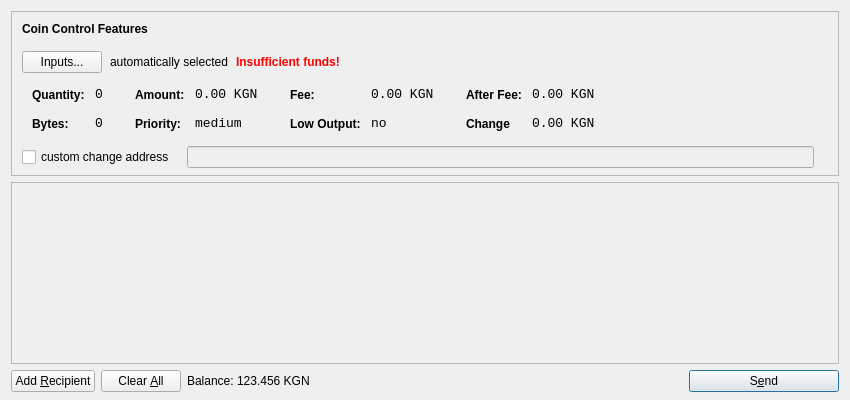
<?xml version="1.0" encoding="UTF-8"?>
<ui version="4.0">
 <class>SendCoinsDialog</class>
 <widget class="QDialog" name="SendCoinsDialog">
  <property name="geometry">
   <rect>
    <x>0</x>
    <y>0</y>
    <width>850</width>
    <height>400</height>
   </rect>
  </property>
  <property name="windowTitle">
   <string>Send Coins</string>
  </property>
  <layout class="QVBoxLayout" name="verticalLayout" stretch="0,1,0">
   <property name="bottomMargin">
    <number>8</number>
   </property>
   <item>
    <widget class="QFrame" name="frameCoinControl">
     <property name="sizePolicy">
      <sizepolicy hsizetype="Expanding" vsizetype="Expanding">
       <horstretch>0</horstretch>
       <verstretch>0</verstretch>
      </sizepolicy>
     </property>
     <property name="maximumSize">
      <size>
       <width>16777215</width>
       <height>16777215</height>
      </size>
     </property>
     <property name="frameShape">
      <enum>QFrame::StyledPanel</enum>
     </property>
     <property name="frameShadow">
      <enum>QFrame::Sunken</enum>
     </property>
     <layout class="QVBoxLayout" name="verticalLayoutCoinControl2">
      <property name="spacing">
       <number>-1</number>
      </property>
      <property name="leftMargin">
       <number>0</number>
      </property>
      <property name="topMargin">
       <number>0</number>
      </property>
      <property name="rightMargin">
       <number>0</number>
      </property>
      <property name="bottomMargin">
       <number>6</number>
      </property>
      <item>
       <layout class="QVBoxLayout" name="verticalLayoutCoinControl" stretch="0,0,0,0,1">
        <property name="spacing">
         <number>0</number>
        </property>
        <property name="leftMargin">
         <number>10</number>
        </property>
        <property name="topMargin">
         <number>10</number>
        </property>
        <item>
         <layout class="QHBoxLayout" name="horizontalLayoutCoinControl1">
          <property name="bottomMargin">
           <number>15</number>
          </property>
          <item>
           <widget class="QLabel" name="labelCoinControlFeatures">
            <property name="sizePolicy">
             <sizepolicy hsizetype="Preferred" vsizetype="Maximum">
              <horstretch>0</horstretch>
              <verstretch>0</verstretch>
             </sizepolicy>
            </property>
            <property name="font">
             <font>
              <weight>75</weight>
              <bold>true</bold>
             </font>
            </property>
            <property name="styleSheet">
             <string notr="true">font-weight:bold;</string>
            </property>
            <property name="text">
             <string>Coin Control Features</string>
            </property>
           </widget>
          </item>
         </layout>
        </item>
        <item>
         <layout class="QHBoxLayout" name="horizontalLayoutCoinControl2" stretch="0,0,0,0">
          <property name="spacing">
           <number>8</number>
          </property>
          <property name="bottomMargin">
           <number>10</number>
          </property>
          <item>
           <widget class="QPushButton" name="pushButtonCoinControl">
            <property name="styleSheet">
             <string notr="true"/>
            </property>
            <property name="text">
             <string>Inputs...</string>
            </property>
           </widget>
          </item>
          <item>
           <widget class="QLabel" name="labelCoinControlAutomaticallySelected">
            <property name="text">
             <string>automatically selected</string>
            </property>
            <property name="margin">
             <number>5</number>
            </property>
           </widget>
          </item>
          <item>
           <widget class="QLabel" name="labelCoinControlInsuffFunds">
            <property name="font">
             <font>
              <weight>75</weight>
              <bold>true</bold>
             </font>
            </property>
            <property name="styleSheet">
             <string notr="true">color:red;font-weight:bold;</string>
            </property>
            <property name="text">
             <string>Insufficient funds!</string>
            </property>
            <property name="margin">
             <number>5</number>
            </property>
           </widget>
          </item>
          <item>
           <spacer name="horizontalSpacerCoinControl">
            <property name="orientation">
             <enum>Qt::Horizontal</enum>
            </property>
            <property name="sizeHint" stdset="0">
             <size>
              <width>40</width>
              <height>1</height>
             </size>
            </property>
           </spacer>
          </item>
         </layout>
        </item>
        <item>
         <widget class="QWidget" name="widgetCoinControl" native="true">
          <property name="sizePolicy">
           <sizepolicy hsizetype="Preferred" vsizetype="Preferred">
            <horstretch>0</horstretch>
            <verstretch>0</verstretch>
           </sizepolicy>
          </property>
          <property name="minimumSize">
           <size>
            <width>0</width>
            <height>0</height>
           </size>
          </property>
          <property name="styleSheet">
           <string notr="true"/>
          </property>
          <layout class="QHBoxLayout" name="horizontalLayoutCoinControl5">
           <property name="margin">
            <number>0</number>
           </property>
           <item>
            <layout class="QHBoxLayout" name="horizontalLayoutCoinControl3" stretch="0,0,0,1">
             <property name="spacing">
              <number>20</number>
             </property>
             <property name="topMargin">
              <number>0</number>
             </property>
             <property name="bottomMargin">
              <number>10</number>
             </property>
             <item>
              <layout class="QFormLayout" name="formLayoutCoinControl1">
               <property name="horizontalSpacing">
                <number>10</number>
               </property>
               <property name="verticalSpacing">
                <number>14</number>
               </property>
               <property name="leftMargin">
                <number>10</number>
               </property>
               <property name="topMargin">
                <number>4</number>
               </property>
               <property name="rightMargin">
                <number>6</number>
               </property>
               <item row="0" column="0">
                <widget class="QLabel" name="labelCoinControlQuantityText">
                 <property name="styleSheet">
                  <string notr="true">font-weight:bold;</string>
                 </property>
                 <property name="text">
                  <string>Quantity:</string>
                 </property>
                 <property name="margin">
                  <number>0</number>
                 </property>
                </widget>
               </item>
               <item row="0" column="1">
                <widget class="QLabel" name="labelCoinControlQuantity">
                 <property name="font">
                  <font>
                   <family>Monospace</family>
                   <pointsize>10</pointsize>
                  </font>
                 </property>
                 <property name="cursor">
                  <cursorShape>IBeamCursor</cursorShape>
                 </property>
                 <property name="contextMenuPolicy">
                  <enum>Qt::ActionsContextMenu</enum>
                 </property>
                 <property name="text">
                  <string>0</string>
                 </property>
                 <property name="margin">
                  <number>0</number>
                 </property>
                 <property name="textInteractionFlags">
                  <set>Qt::LinksAccessibleByMouse|Qt::TextSelectableByKeyboard|Qt::TextSelectableByMouse</set>
                 </property>
                </widget>
               </item>
               <item row="1" column="0">
                <widget class="QLabel" name="labelCoinControlBytesText">
                 <property name="styleSheet">
                  <string notr="true">font-weight:bold;</string>
                 </property>
                 <property name="text">
                  <string>Bytes:</string>
                 </property>
                </widget>
               </item>
               <item row="1" column="1">
                <widget class="QLabel" name="labelCoinControlBytes">
                 <property name="font">
                  <font>
                   <family>Monospace</family>
                   <pointsize>10</pointsize>
                  </font>
                 </property>
                 <property name="cursor">
                  <cursorShape>IBeamCursor</cursorShape>
                 </property>
                 <property name="contextMenuPolicy">
                  <enum>Qt::ActionsContextMenu</enum>
                 </property>
                 <property name="text">
                  <string>0</string>
                 </property>
                 <property name="textInteractionFlags">
                  <set>Qt::LinksAccessibleByMouse|Qt::TextSelectableByKeyboard|Qt::TextSelectableByMouse</set>
                 </property>
                </widget>
               </item>
              </layout>
             </item>
             <item>
              <layout class="QFormLayout" name="formLayoutCoinControl2">
               <property name="horizontalSpacing">
                <number>10</number>
               </property>
               <property name="verticalSpacing">
                <number>14</number>
               </property>
               <property name="leftMargin">
                <number>6</number>
               </property>
               <property name="topMargin">
                <number>4</number>
               </property>
               <property name="rightMargin">
                <number>6</number>
               </property>
               <item row="0" column="0">
                <widget class="QLabel" name="labelCoinControlAmountText">
                 <property name="styleSheet">
                  <string notr="true">font-weight:bold;</string>
                 </property>
                 <property name="text">
                  <string>Amount:</string>
                 </property>
                 <property name="margin">
                  <number>0</number>
                 </property>
                </widget>
               </item>
               <item row="0" column="1">
                <widget class="QLabel" name="labelCoinControlAmount">
                 <property name="font">
                  <font>
                   <family>Monospace</family>
                   <pointsize>10</pointsize>
                  </font>
                 </property>
                 <property name="cursor">
                  <cursorShape>IBeamCursor</cursorShape>
                 </property>
                 <property name="contextMenuPolicy">
                  <enum>Qt::ActionsContextMenu</enum>
                 </property>
                 <property name="text">
                  <string>0.00 KGN</string>
                 </property>
                 <property name="textInteractionFlags">
                  <set>Qt::LinksAccessibleByMouse|Qt::TextSelectableByKeyboard|Qt::TextSelectableByMouse</set>
                 </property>
                </widget>
               </item>
               <item row="1" column="0">
                <widget class="QLabel" name="labelCoinControlPriorityText">
                 <property name="styleSheet">
                  <string notr="true">font-weight:bold;</string>
                 </property>
                 <property name="text">
                  <string>Priority:</string>
                 </property>
                </widget>
               </item>
               <item row="1" column="1">
                <widget class="QLabel" name="labelCoinControlPriority">
                 <property name="font">
                  <font>
                   <family>Monospace</family>
                   <pointsize>10</pointsize>
                  </font>
                 </property>
                 <property name="cursor">
                  <cursorShape>IBeamCursor</cursorShape>
                 </property>
                 <property name="contextMenuPolicy">
                  <enum>Qt::ActionsContextMenu</enum>
                 </property>
                 <property name="text">
                  <string>medium</string>
                 </property>
                 <property name="textInteractionFlags">
                  <set>Qt::LinksAccessibleByMouse|Qt::TextSelectableByKeyboard|Qt::TextSelectableByMouse</set>
                 </property>
                </widget>
               </item>
              </layout>
             </item>
             <item>
              <layout class="QFormLayout" name="formLayoutCoinControl3">
               <property name="horizontalSpacing">
                <number>10</number>
               </property>
               <property name="verticalSpacing">
                <number>14</number>
               </property>
               <property name="leftMargin">
                <number>6</number>
               </property>
               <property name="topMargin">
                <number>4</number>
               </property>
               <property name="rightMargin">
                <number>6</number>
               </property>
               <item row="0" column="0">
                <widget class="QLabel" name="labelCoinControlFeeText">
                 <property name="styleSheet">
                  <string notr="true">font-weight:bold;</string>
                 </property>
                 <property name="text">
                  <string>Fee:</string>
                 </property>
                 <property name="margin">
                  <number>0</number>
                 </property>
                </widget>
               </item>
               <item row="0" column="1">
                <widget class="QLabel" name="labelCoinControlFee">
                 <property name="font">
                  <font>
                   <family>Monospace</family>
                   <pointsize>10</pointsize>
                  </font>
                 </property>
                 <property name="cursor">
                  <cursorShape>IBeamCursor</cursorShape>
                 </property>
                 <property name="contextMenuPolicy">
                  <enum>Qt::ActionsContextMenu</enum>
                 </property>
                 <property name="text">
                  <string>0.00 KGN</string>
                 </property>
                 <property name="textInteractionFlags">
                  <set>Qt::LinksAccessibleByMouse|Qt::TextSelectableByKeyboard|Qt::TextSelectableByMouse</set>
                 </property>
                </widget>
               </item>
               <item row="1" column="0">
                <widget class="QLabel" name="labelCoinControlLowOutputText">
                 <property name="styleSheet">
                  <string notr="true">font-weight:bold;</string>
                 </property>
                 <property name="text">
                  <string>Low Output:</string>
                 </property>
                </widget>
               </item>
               <item row="1" column="1">
                <widget class="QLabel" name="labelCoinControlLowOutput">
                 <property name="font">
                  <font>
                   <family>Monospace</family>
                   <pointsize>10</pointsize>
                  </font>
                 </property>
                 <property name="cursor">
                  <cursorShape>IBeamCursor</cursorShape>
                 </property>
                 <property name="contextMenuPolicy">
                  <enum>Qt::ActionsContextMenu</enum>
                 </property>
                 <property name="text">
                  <string>no</string>
                 </property>
                 <property name="textInteractionFlags">
                  <set>Qt::LinksAccessibleByMouse|Qt::TextSelectableByKeyboard|Qt::TextSelectableByMouse</set>
                 </property>
                </widget>
               </item>
              </layout>
             </item>
             <item>
              <layout class="QFormLayout" name="formLayoutCoinControl4">
               <property name="horizontalSpacing">
                <number>10</number>
               </property>
               <property name="verticalSpacing">
                <number>14</number>
               </property>
               <property name="leftMargin">
                <number>6</number>
               </property>
               <property name="topMargin">
                <number>4</number>
               </property>
               <property name="rightMargin">
                <number>6</number>
               </property>
               <item row="0" column="0">
                <widget class="QLabel" name="labelCoinControlAfterFeeText">
                 <property name="styleSheet">
                  <string notr="true">font-weight:bold;</string>
                 </property>
                 <property name="text">
                  <string>After Fee:</string>
                 </property>
                 <property name="margin">
                  <number>0</number>
                 </property>
                </widget>
               </item>
               <item row="0" column="1">
                <widget class="QLabel" name="labelCoinControlAfterFee">
                 <property name="font">
                  <font>
                   <family>Monospace</family>
                   <pointsize>10</pointsize>
                  </font>
                 </property>
                 <property name="cursor">
                  <cursorShape>IBeamCursor</cursorShape>
                 </property>
                 <property name="contextMenuPolicy">
                  <enum>Qt::ActionsContextMenu</enum>
                 </property>
                 <property name="text">
                  <string>0.00 KGN</string>
                 </property>
                 <property name="textInteractionFlags">
                  <set>Qt::LinksAccessibleByMouse|Qt::TextSelectableByKeyboard|Qt::TextSelectableByMouse</set>
                 </property>
                </widget>
               </item>
               <item row="1" column="0">
                <widget class="QLabel" name="labelCoinControlChangeText">
                 <property name="styleSheet">
                  <string notr="true">font-weight:bold;</string>
                 </property>
                 <property name="text">
                  <string>Change</string>
                 </property>
                </widget>
               </item>
               <item row="1" column="1">
                <widget class="QLabel" name="labelCoinControlChange">
                 <property name="font">
                  <font>
                   <family>Monospace</family>
                   <pointsize>10</pointsize>
                  </font>
                 </property>
                 <property name="cursor">
                  <cursorShape>IBeamCursor</cursorShape>
                 </property>
                 <property name="contextMenuPolicy">
                  <enum>Qt::ActionsContextMenu</enum>
                 </property>
                 <property name="text">
                  <string>0.00 KGN</string>
                 </property>
                 <property name="textInteractionFlags">
                  <set>Qt::LinksAccessibleByMouse|Qt::TextSelectableByKeyboard|Qt::TextSelectableByMouse</set>
                 </property>
                </widget>
               </item>
              </layout>
             </item>
            </layout>
           </item>
          </layout>
         </widget>
        </item>
        <item>
         <layout class="QHBoxLayout" name="horizontalLayoutCoinControl4" stretch="0,0,0">
          <property name="spacing">
           <number>12</number>
          </property>
          <property name="sizeConstraint">
           <enum>QLayout::SetDefaultConstraint</enum>
          </property>
          <property name="topMargin">
           <number>5</number>
          </property>
          <property name="rightMargin">
           <number>5</number>
          </property>
          <item>
           <widget class="QCheckBox" name="checkBoxCoinControlChange">
            <property name="text">
             <string>custom change address</string>
            </property>
           </widget>
          </item>
          <item>
           <widget class="QLineEdit" name="lineEditCoinControlChange">
            <property name="enabled">
             <bool>false</bool>
            </property>
            <property name="sizePolicy">
             <sizepolicy hsizetype="Expanding" vsizetype="Fixed">
              <horstretch>0</horstretch>
              <verstretch>0</verstretch>
             </sizepolicy>
            </property>
           </widget>
          </item>
          <item>
           <widget class="QLabel" name="labelCoinControlChangeLabel">
            <property name="sizePolicy">
             <sizepolicy hsizetype="Preferred" vsizetype="Expanding">
              <horstretch>0</horstretch>
              <verstretch>0</verstretch>
             </sizepolicy>
            </property>
            <property name="minimumSize">
             <size>
              <width>0</width>
              <height>0</height>
             </size>
            </property>
            <property name="text">
             <string/>
            </property>
            <property name="margin">
             <number>3</number>
            </property>
           </widget>
          </item>
         </layout>
        </item>
        <item>
         <spacer name="verticalSpacerCoinControl">
          <property name="orientation">
           <enum>Qt::Vertical</enum>
          </property>
          <property name="sizeHint" stdset="0">
           <size>
            <width>800</width>
            <height>1</height>
           </size>
          </property>
         </spacer>
        </item>
       </layout>
      </item>
     </layout>
    </widget>
   </item>
   <item>
    <widget class="QScrollArea" name="scrollArea">
     <property name="widgetResizable">
      <bool>true</bool>
     </property>
     <widget class="QWidget" name="scrollAreaWidgetContents">
      <property name="geometry">
       <rect>
        <x>0</x>
        <y>0</y>
        <width>830</width>
        <height>165</height>
       </rect>
      </property>
      <layout class="QVBoxLayout" name="verticalLayout_2">
       <property name="margin">
        <number>0</number>
       </property>
       <item>
        <layout class="QVBoxLayout" name="entries">
         <property name="spacing">
          <number>6</number>
         </property>
        </layout>
       </item>
       <item>
        <spacer name="verticalSpacer">
         <property name="orientation">
          <enum>Qt::Vertical</enum>
         </property>
         <property name="sizeHint" stdset="0">
          <size>
           <width>20</width>
           <height>40</height>
          </size>
         </property>
        </spacer>
       </item>
      </layout>
     </widget>
    </widget>
   </item>
   <item>
    <layout class="QHBoxLayout" name="horizontalLayout">
     <item>
      <widget class="QPushButton" name="addButton">
       <property name="toolTip">
        <string>Send to multiple recipients at once</string>
       </property>
       <property name="text">
        <string>Add &amp;Recipient</string>
       </property>
       <property name="icon">
        <iconset resource="../bitcoin.qrc">
         <normaloff>:/icons/add</normaloff>:/icons/add</iconset>
       </property>
       <property name="autoDefault">
        <bool>false</bool>
       </property>
      </widget>
     </item>
     <item>
      <widget class="QPushButton" name="clearButton">
       <property name="sizePolicy">
        <sizepolicy hsizetype="Minimum" vsizetype="Fixed">
         <horstretch>0</horstretch>
         <verstretch>0</verstretch>
        </sizepolicy>
       </property>
       <property name="toolTip">
        <string>Remove all transaction fields</string>
       </property>
       <property name="text">
        <string>Clear &amp;All</string>
       </property>
       <property name="icon">
        <iconset resource="../bitcoin.qrc">
         <normaloff>:/icons/remove</normaloff>:/icons/remove</iconset>
       </property>
       <property name="autoRepeatDelay">
        <number>300</number>
       </property>
       <property name="autoDefault">
        <bool>false</bool>
       </property>
      </widget>
     </item>
     <item>
      <layout class="QHBoxLayout" name="horizontalLayout_2">
       <property name="spacing">
        <number>3</number>
       </property>
       <item>
        <widget class="QLabel" name="label">
         <property name="sizePolicy">
          <sizepolicy hsizetype="Preferred" vsizetype="Fixed">
           <horstretch>0</horstretch>
           <verstretch>0</verstretch>
          </sizepolicy>
         </property>
         <property name="text">
          <string>Balance:</string>
         </property>
        </widget>
       </item>
       <item>
        <widget class="QLabel" name="labelBalance">
         <property name="sizePolicy">
          <sizepolicy hsizetype="Preferred" vsizetype="Fixed">
           <horstretch>0</horstretch>
           <verstretch>0</verstretch>
          </sizepolicy>
         </property>
         <property name="cursor">
          <cursorShape>IBeamCursor</cursorShape>
         </property>
         <property name="text">
          <string>123.456 KGN</string>
         </property>
         <property name="textInteractionFlags">
          <set>Qt::LinksAccessibleByMouse|Qt::TextSelectableByKeyboard|Qt::TextSelectableByMouse</set>
         </property>
        </widget>
       </item>
      </layout>
     </item>
     <item>
      <spacer name="horizontalSpacer">
       <property name="orientation">
        <enum>Qt::Horizontal</enum>
       </property>
       <property name="sizeHint" stdset="0">
        <size>
         <width>40</width>
         <height>20</height>
        </size>
       </property>
      </spacer>
     </item>
     <item>
      <widget class="QPushButton" name="sendButton">
       <property name="minimumSize">
        <size>
         <width>150</width>
         <height>0</height>
        </size>
       </property>
       <property name="toolTip">
        <string>Confirm the send action</string>
       </property>
       <property name="text">
        <string>S&amp;end</string>
       </property>
       <property name="icon">
        <iconset resource="../bitcoin.qrc">
         <normaloff>:/icons/send</normaloff>:/icons/send</iconset>
       </property>
       <property name="default">
        <bool>true</bool>
       </property>
      </widget>
     </item>
    </layout>
   </item>
  </layout>
 </widget>
 <resources>
  <include location="../bitcoin.qrc"/>
 </resources>
 <connections/>
</ui>
